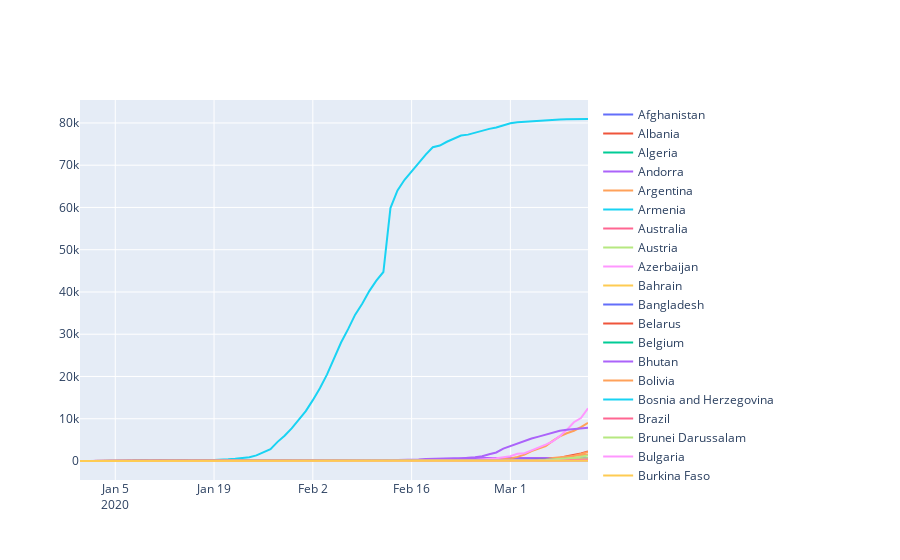

Notebook code for this chart:
### Code cell
data = [go.Scatter(name=y[0], x=X, y=y[1]) for y in ys]
fig = go.Figure(data=data)
# Use datetime objects to set xaxis range
fig.show()
